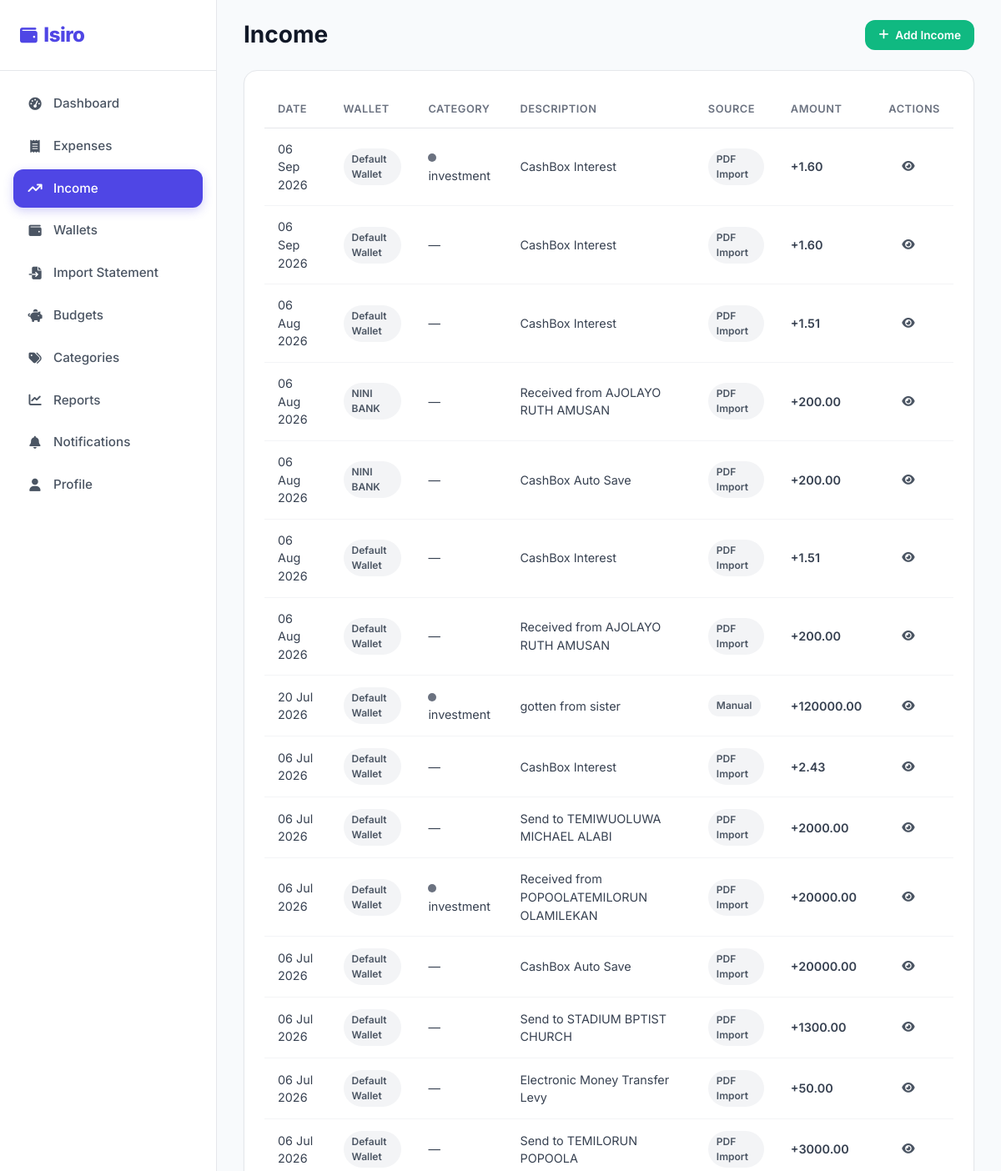
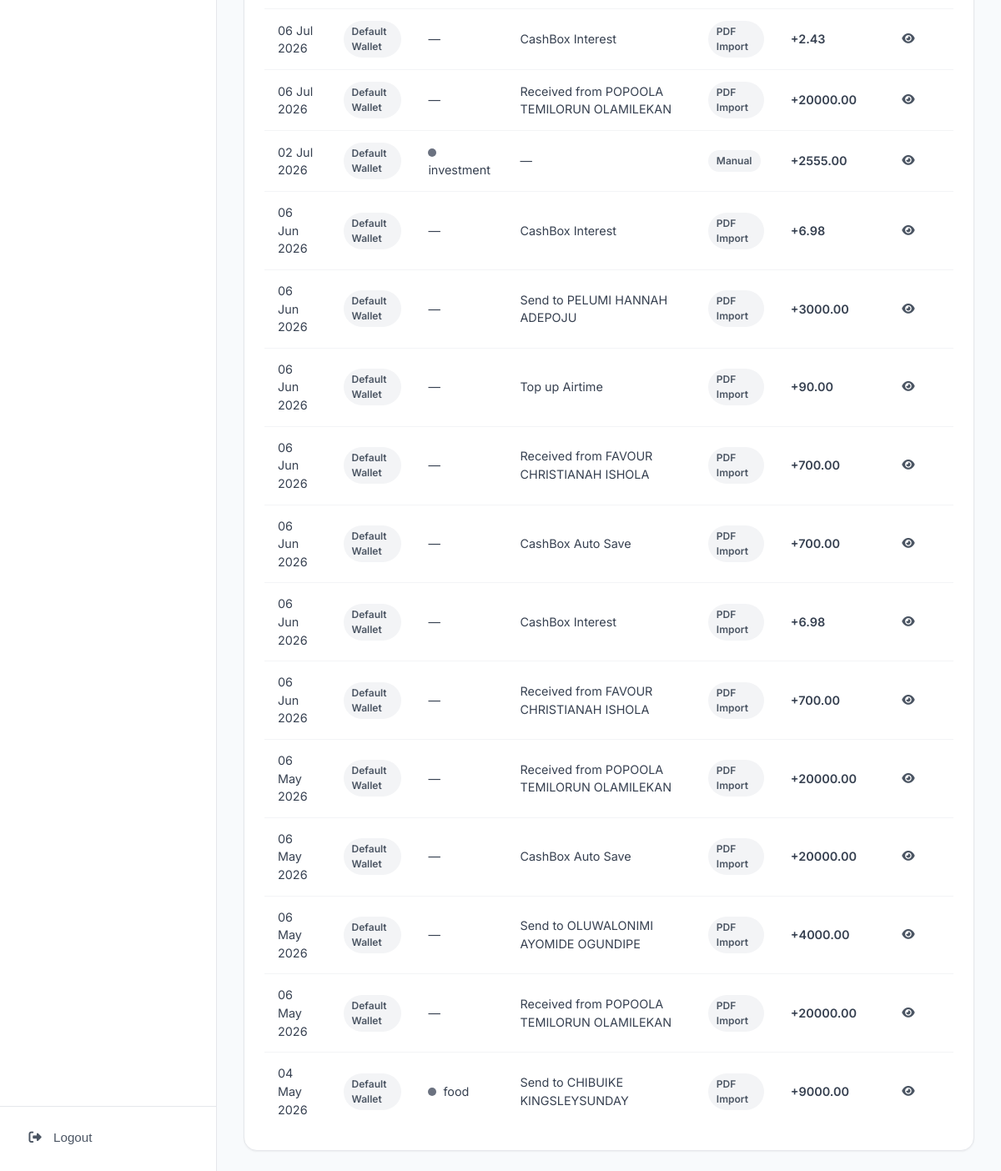
Screenshot of /income/ (signed in) with the database file from the repository (2 pictures, top to bottom).
### expenses/models.py (models this page shows, shortened)
class Expense(models.Model):
    class TransactionType(models.TextChoices):
        EXPENSE = "expense", "Expense"
        INCOME = "income", "Income"
    class Source(models.TextChoices):
        MANUAL = "manual", "Manual"
        PDF = "pdf", "PDF Import"
        CSV = "csv", "CSV Import"
        OCR = "ocr", "OCR Import"
    class PaymentMethod(models.TextChoices):
        CASH = "cash", "Cash"
        CARD = "card", "Card"
        BANK = "bank", "Bank Transfer"
        MOBILE = "mobile", "Mobile Money"
        OTHER = "other", "Other"
    class Status(models.TextChoices):
        PENDING = "pending", "Pending"
        COMPLETED = "completed", "Completed"
        FAILED = "failed", "Failed"
    user = models.ForeignKey(
        settings.AUTH_USER_MODEL,
        on_delete=models.CASCADE,
        related_name="expenses",
    )
    wallet = models.ForeignKey(
        Wallet,
        on_delete=models.CASCADE,
        related_name="expenses",
    )
    amount = models.DecimalField(max_digits=12, decimal_places=2)
    date = models.DateField()
    category = models.ForeignKey(
        Category, on_delete=models.SET_NULL, null=True, related_name="expenses",
    )
    description = models.CharField(max_length=255, blank=True)
    transaction_type = models.CharField(
        max_length=10, choices=TransactionType.choices, default=TransactionType.EXPENSE,
    )
    payment_method = models.CharField(
        max_length=10, choices=PaymentMethod.choices, default=PaymentMethod.CASH,
    )
    source = models.CharField(
        max_length=10, choices=Source.choices, default=Source.MANUAL,
    )
    attachment = models.FileField(
        upload_to="attachments/", blank=True, null=True)
    merchant_name = models.CharField(max_length=150, blank=True)
    location = models.CharField(max_length=255, blank=True)
    notes = models.TextField(blank=True)
    status = models.CharField(
        max_length=10, choices=Status.choices, default=Status.COMPLETED,
    )
    created_at = models.DateTimeField(auto_now_add=True)
    updated_at = models.DateTimeField(auto_now=True)
    class Meta:
        ordering = ["-date", "-created_at"]
        indexes = [
            models.Index(fields=["user", "date"]),
            models.Index(fields=["user", "transaction_type"]),
        ]

class Wallet(models.Model):
    class AccountType(models.TextChoices):
        CASH = "cash", "Cash"
        BANK = "bank", "Bank Account"
        MOBILE = "mobile", "Mobile Money"
        CARD = "card", "Credit Card"
        SAVINGS = "savings", "Savings"
        OTHER = "other", "Other"
    user = models.ForeignKey(
        settings.AUTH_USER_MODEL,
        on_delete=models.CASCADE,
        related_name="wallets",
    )
    name = models.CharField(max_length=120)
    account_type = models.CharField(
        max_length=12,
        choices=AccountType.choices,
        default=AccountType.CASH,
    )
    opening_balance = models.DecimalField(
        max_digits=12, decimal_places=2, default=0)
    current_balance = models.DecimalField(
        max_digits=12, decimal_places=2, default=0)
    currency = models.CharField(max_length=10, default="USD")
    description = models.CharField(max_length=255, blank=True)
    is_active = models.BooleanField(default=True)
    created_at = models.DateTimeField(auto_now_add=True)
    updated_at = models.DateTimeField(auto_now=True)
    class Meta:
        ordering = ["name"]
        constraints = [
            models.UniqueConstraint(
                fields=["user", "name"], name="unique_wallet_name_per_user"),
        ]

class Category(models.Model):
    name = models.CharField(max_length=80)
    icon = models.CharField(max_length=50, default="fa-tag")
    color = models.CharField(max_length=20, default="#6B7280")
    is_default = models.BooleanField(default=False)
    user = models.ForeignKey(
        settings.AUTH_USER_MODEL,
        on_delete=models.CASCADE,
        related_name="categories",
        null=True,
        blank=True,
    )
    created_at = models.DateTimeField(auto_now_add=True)
    class Meta:
        verbose_name_plural = "Categories"
        ordering = ["name"]
        constraints = [
            models.UniqueConstraint(
                fields=["name", "user"], name="unique_category_per_user",
            ),
        ]

### expenses/views_income.py (the view)
class IncomeListView(LoginRequiredMixin, View):
    login_url = "users:login"
    template_name = "income/income_list.html"
    def get(self, request):
        incomes = Expense.objects.filter(
            user=request.user,
            transaction_type=Expense.TransactionType.INCOME,
        ).select_related("category")
        return render(request, self.template_name, {"incomes": incomes, "currency": request.user.currency})

### templates/income/income_list.html (shortened to what this page needs)
{% extends "base.html" %}
{% load static %}
{% block body_class %}app-page{% endblock %}
{% block content %}
<div class="app-layout">
  {% include "partials/sidebar.html" with active="income" %}
  <main class="main-content">
    <div class="topbar">
      <div style="display: flex; align-items: center; gap: 16px">
        <h1>Income</h1>
      </div>
      <div class="topbar-actions">
        <a href="{% url 'income:income_add' %}" class="btn btn-success btn-sm">
          <i class="fas fa-plus"></i> Add Income
        </a>
      </div>
    </div>
    <div class="txn-section">
      {% if incomes %}
      <div class="table-wrap">
        <table class="data-table">
          <thead>
            <tr>
              <th>Date</th>
              <th>Wallet</th>
              <th>Category</th>
              <th>Description</th>
              <th>Source</th>
              <th>Amount</th>
              <th>Actions</th>
            </tr>
          </thead>
          <tbody>
            {% for i in incomes %}
            <tr>
              <td>{{ i.date|date:"d M Y" }}</td>
              <td>
                {% if i.wallet %}<span class="badge badge-source"
                  >{{ i.wallet.name }}</span
                >{% else %}—{% endif %}
              </td>
              <td>
                {% if i.category %}<span
                  class="cat-dot"
                  style="background:{{ i.category.color }};"
                ></span
                >{{ i.category.name }}{% else %}—{% endif %}
              </td>
              <td>
                <a
                  href="{% url 'income:income_detail' i.id %}"
                  style="color: inherit"
                  >{{ i.description|default:"—" }}</a
                >
              </td>
              <td>
                <span class="badge badge-source"
                  >{{ i.get_source_display }}</span
                >
              </td>
              <td class="amount-income">+{{ i.amount|floatformat:2 }}</td>
              <td>
                <a
                  href="{% url 'income:income_detail' i.id %}"
                  class="btn btn-ghost btn-sm"
                  ><i class="fas fa-eye"></i
                ></a>
              </td>
            </tr>
            {% endfor %}
          </tbody>
        </table>
      </div>
      {% endif %}
    </div>
  </main>
</div>
{% include "partials/bottom_nav.html" with active="income" %} {% endblock %}

### static/css/style.css (style rules this page uses)
:root { --primary-50: #EEF2FF; --primary-100: #E0E7FF; --primary-200: #C7D2FE; --primary-300: #A5B4FC; --primary-400: #818CF8; --primary-500: #6366F1; --primary-600: #4F46E5; --primary-700: #4338CA; --primary-800: #3730A3; --success-50: #ECFDF5; --success-100: #D1FAE5; --success-500: #10B981; --success-600: #059669; --success-700: #047857; --danger-50: #FEF2F2; --danger-100: #FEE2E2; --danger-500: #EF4444; --danger-600: #DC2626; --danger-700: #B91C1C; --warning-50: #FFFBEB; --warning-100: #FEF3C7; --warning-500: #F59E0B; --warning-600: #D97706; --accent-500: #0EA5E9; --accent-600: #0284C7; --gray-50: #F9FAFB; --gray-100: #F3F4F6; --gray-200: #E5E7EB; --gray-300: #D1D5DB; --gray-400: #9CA3AF; --gray-500: #6B7280; --gray-600: #4B5563; --gray-700: #374151; --gray-800: #1F2937; --gray-900: #111827; --bg: #F8FAFC; --surface: #FFFFFF; --border: #E5E7EB; --shadow-sm: 0 1px 2px rgba(0,0,0,0.05); --shadow: 0 4px 12px rgba(0,0,0,0.07); --shadow-md: 0 8px 24px rgba(0,0,0,0.08); --shadow-lg: 0 16px 48px rgba(0,0,0,0.10); --r-sm: 8px; --r: 12px; --r-lg: 16px; --r-xl: 24px; --r-full: 9999px; --sp-1: 4px; --sp-2: 8px; --sp-3: 12px; --sp-4: 16px; --sp-5: 20px; --sp-6: 24px; --sp-8: 32px; --sp-10: 40px; --sp-12: 48px; --sp-16: 64px; --font: 'Inter', -apple-system, BlinkMacSystemFont, 'Segoe UI', sans-serif; }
*, *::before, *::after { box-sizing: border-box; margin: 0; padding: 0; }
html { scroll-behavior: smooth; }
body { font-family: var(--font); background: var(--bg); color: var(--gray-800); line-height: 1.5; -webkit-font-smoothing: antialiased; }
a { color: var(--primary-600); text-decoration: none; transition: color .2s; }
h1, h2, h3, h4 { line-height: 1.2; font-weight: 700; color: var(--gray-900); }
h1 { font-size: 2.5rem; }
.btn { display: inline-flex; align-items: center; justify-content: center; gap: var(--sp-2); padding: 12px 24px; border: none; border-radius: var(--r); font-family: var(--font); font-size: 0.95rem; font-weight: 600; cursor: pointer; transition: all .2s ease; white-space: nowrap; position: relative; overflow: hidden; }
.btn-ghost { background: transparent; color: var(--gray-600); }
.btn-success { background: var(--success-500); color: #fff; }
.btn-sm { padding: 8px 16px; font-size: 0.85rem; }
.app-layout { display: flex; min-height: 100vh; }
.main-content { flex: 1; margin-left: 260px; padding: var(--sp-6) var(--sp-8); min-width: 0; }
.topbar { display: flex; align-items: center; justify-content: space-between; margin-bottom: var(--sp-6); }
.topbar h1 { font-size: 1.75rem; }
.topbar-actions { display: flex; gap: var(--sp-3); align-items: center; }
.txn-section { background: var(--surface); border: 1px solid var(--border); border-radius: var(--r-lg); padding: var(--sp-6); box-shadow: var(--shadow-sm); }
.table-wrap { overflow-x: auto; }
table.data-table { width: 100%; border-collapse: collapse; }
.data-table th { text-align: left; padding: 12px 16px; font-size: 0.8rem; font-weight: 600; text-transform: uppercase; letter-spacing: 0.5px; color: var(--gray-500); border-bottom: 1px solid var(--border); }
.data-table td { padding: 14px 16px; border-bottom: 1px solid var(--gray-100); font-size: 0.9rem; color: var(--gray-700); }
.data-table tr:last-child td { border-bottom: none; }
.badge { display: inline-flex; align-items: center; gap: 4px; padding: 4px 10px; border-radius: var(--r-full); font-size: 0.75rem; font-weight: 600; }
.badge-source { background: var(--gray-100); color: var(--gray-600); }
.amount-income { color: var(--success-600); font-weight: 600; }
.cat-dot { width: 10px; height: 10px; border-radius: 50%; display: inline-block; margin-right: 8px; }

### rows the page displays
Expense: date "06 Sep 2026", wallet.name "Default Wallet", category.name "investment", description "CashBox Interest", source "PDF Import", amount "1.60"
Expense: date "06 Sep 2026", wallet.name "Default Wallet", description "CashBox Interest", source "PDF Import", amount "1.60"
Expense: date "06 Aug 2026", wallet.name "Default Wallet", description "CashBox Interest", source "PDF Import", amount "1.51"
Expense: date "06 Aug 2026", wallet.name "NINI BANK", description "Received from AJOLAYO RUTH AMUSAN", source "PDF Import", amount "200.00"
Expense: date "06 Aug 2026", wallet.name "NINI BANK", description "CashBox Auto Save", source "PDF Import", amount "200.00"
Expense: date "06 Aug 2026", wallet.name "Default Wallet", description "CashBox Interest", source "PDF Import", amount "1.51"
Expense: date "06 Aug 2026", wallet.name "Default Wallet", description "Received from AJOLAYO RUTH AMUSAN", source "PDF Import", amount "200.00"
Expense: date "20 Jul 2026", wallet.name "Default Wallet", category.name "investment", description "gotten from sister", source "Manual", amount "120000.00"
Expense: date "06 Jul 2026", wallet.name "Default Wallet", description "CashBox Interest", source "PDF Import", amount "2.43"
Expense: date "06 Jul 2026", wallet.name "Default Wallet", description "Send to TEMIWUOLUWA MICHAEL ALABI", source "PDF Import", amount "2000.00"
Expense: date "06 Jul 2026", wallet.name "Default Wallet", category.name "investment", description "Received from POPOOLATEMILORUN OLAMILEKAN", source "PDF Import", amount "20000.00"
Expense: date "06 Jul 2026", wallet.name "Default Wallet", description "CashBox Auto Save", source "PDF Import", amount "20000.00"
Expense: date "06 Jul 2026", wallet.name "Default Wallet", description "Send to STADIUM BPTIST CHURCH", source "PDF Import", amount "1300.00"
Expense: date "06 Jul 2026", wallet.name "Default Wallet", description "Electronic Money Transfer Levy", source "PDF Import", amount "50.00"
Expense: date "06 Jul 2026", wallet.name "Default Wallet", description "Send to TEMILORUN POPOOLA", source "PDF Import", amount "3000.00"
Expense: date "06 Jul 2026", wallet.name "Default Wallet", description "CashBox Interest", source "PDF Import", amount "2.43"
Expense: date "06 Jul 2026", wallet.name "Default Wallet", description "Received from POPOOLA TEMILORUN OLAMILEKAN", source "PDF Import", amount "20000.00"
Expense: date "02 Jul 2026", wallet.name "Default Wallet", category.name "investment", description "—", source "Manual", amount "2555.00"
Expense: date "06 Jun 2026", wallet.name "Default Wallet", description "CashBox Interest", source "PDF Import", amount "6.98"
Expense: date "06 Jun 2026", wallet.name "Default Wallet", description "Send to PELUMI HANNAH ADEPOJU", source "PDF Import", amount "3000.00"
Expense: date "06 Jun 2026", wallet.name "Default Wallet", description "Top up Airtime", source "PDF Import", amount "90.00"
Expense: date "06 Jun 2026", wallet.name "Default Wallet", description "Received from FAVOUR CHRISTIANAH ISHOLA", source "PDF Import", amount "700.00"
Expense: date "06 Jun 2026", wallet.name "Default Wallet", description "CashBox Auto Save", source "PDF Import", amount "700.00"
Expense: date "06 Jun 2026", wallet.name "Default Wallet", description "CashBox Interest", source "PDF Import", amount "6.98"
Expense: date "06 Jun 2026", wallet.name "Default Wallet", description "Received from FAVOUR CHRISTIANAH ISHOLA", source "PDF Import", amount "700.00"
Expense: date "06 May 2026", wallet.name "Default Wallet", description "Received from POPOOLA TEMILORUN OLAMILEKAN", source "PDF Import", amount "20000.00"
Expense: date "06 May 2026", wallet.name "Default Wallet", description "CashBox Auto Save", source "PDF Import", amount "20000.00"
Expense: date "06 May 2026", wallet.name "Default Wallet", description "Send to OLUWALONIMI AYOMIDE OGUNDIPE", source "PDF Import", amount "4000.00"
Expense: date "06 May 2026", wallet.name "Default Wallet", description "Received from POPOOLA TEMILORUN OLAMILEKAN", source "PDF Import", amount "20000.00"
Expense: date "04 May 2026", wallet.name "Default Wallet", category.name "food", description "Send to CHIBUIKE KINGSLEYSUNDAY", source "PDF Import", amount "9000.00"
